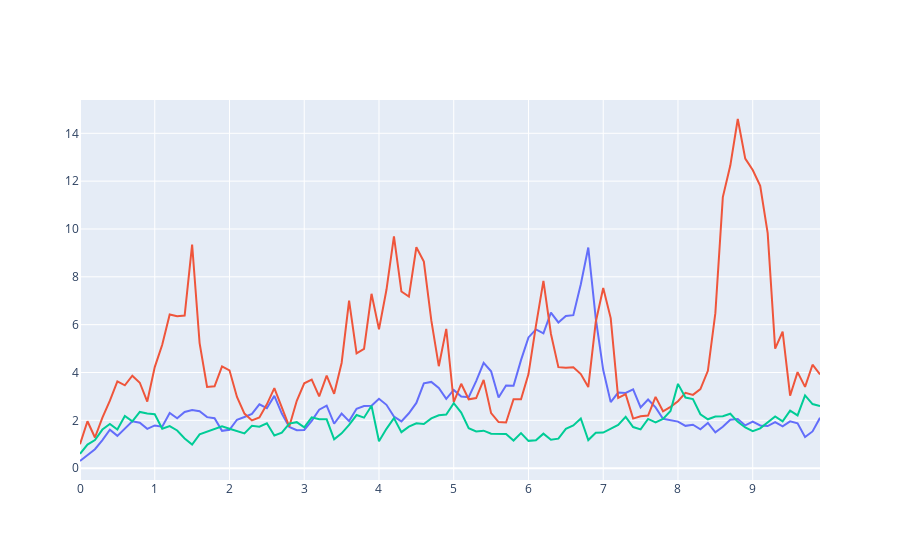

Notebook source saved alongside this figure:
### Markdown cell above
Other interpretations of the noise are less immediately compatible with our formalism as it is currently written, e.g., [Stratonovich](https://en.wikipedia.org/wiki/Stratonovich_integral) or others within the $\alpha$-family, but it seems less necessary to complicate the details of this section further, so we'll just cover these extensions at the software implementation level. Note also that we may also allow for correlations between the noises in different dimensions. 

For **Geometric Brownian motion noise**, we simply have

$$
\begin{align}
& X^i_{t+\delta t} = F^i_{t+\delta t}(X', t) + \textcolor{red}{X^i_{t}(W^i_{t+\delta t}-W^i_{t})}.
\end{align}
$$

### Code cell
plot_x_time_series(
    10.0,
    0.1,
    np.zeros((2, 3)), 
    np.zeros((2, 3)), 
    lambda X_prime, t, delta_t: (
        X_prime[0] - delta_t * np.asarray([1.0, 2.0, 3.0]) * (
            X_prime[0] - np.asarray([3.0, 5.0, 2.0])
        )
    ), 
    lambda X_prime, S_prime, t, delta_t: (
        np.sqrt(delta_t) * X_prime[0] * np.random.normal(
            np.zeros(3), 
            np.asarray([0.5, 1.0, 0.5]), 
            size=3,
        )
    ), 
    "images/gbm_noise.html",
    [
        "GBM with drift (1.0, 3.0, 0.5)",
        "GBM with drift (2.0, 5.0, 1.0)",
        "GBM with drift (3.0, 2.0, 0.5)",
    ]
)
